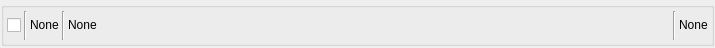
<?xml version="1.0" encoding="UTF-8"?>
<ui version="4.0">
 <class>Form</class>
 <widget class="QWidget" name="Form">
  <property name="geometry">
   <rect>
    <x>0</x>
    <y>0</y>
    <width>715</width>
    <height>48</height>
   </rect>
  </property>
  <property name="windowTitle">
   <string>Form</string>
  </property>
  <layout class="QHBoxLayout" name="horizontalLayout">
   <property name="spacing">
    <number>1</number>
   </property>
   <property name="leftMargin">
    <number>1</number>
   </property>
   <property name="topMargin">
    <number>2</number>
   </property>
   <property name="rightMargin">
    <number>1</number>
   </property>
   <property name="bottomMargin">
    <number>2</number>
   </property>
   <item>
    <widget class="QGroupBox" name="groupBox">
     <property name="title">
      <string/>
     </property>
     <layout class="QHBoxLayout" name="horizontalLayout_2">
      <property name="spacing">
       <number>3</number>
      </property>
      <property name="leftMargin">
       <number>3</number>
      </property>
      <property name="topMargin">
       <number>3</number>
      </property>
      <property name="rightMargin">
       <number>3</number>
      </property>
      <property name="bottomMargin">
       <number>3</number>
      </property>
      <item>
       <widget class="QCheckBox" name="checkBox">
        <property name="sizePolicy">
         <sizepolicy hsizetype="Fixed" vsizetype="Fixed">
          <horstretch>0</horstretch>
          <verstretch>0</verstretch>
         </sizepolicy>
        </property>
        <property name="text">
         <string/>
        </property>
       </widget>
      </item>
      <item>
       <widget class="Line" name="line">
        <property name="orientation">
         <enum>Qt::Vertical</enum>
        </property>
       </widget>
      </item>
      <item>
       <widget class="QLabel" name="labelVersion">
        <property name="sizePolicy">
         <sizepolicy hsizetype="Fixed" vsizetype="Fixed">
          <horstretch>0</horstretch>
          <verstretch>0</verstretch>
         </sizepolicy>
        </property>
        <property name="frameShape">
         <enum>QFrame::NoFrame</enum>
        </property>
        <property name="text">
         <string>None</string>
        </property>
       </widget>
      </item>
      <item>
       <widget class="Line" name="line_2">
        <property name="orientation">
         <enum>Qt::Vertical</enum>
        </property>
       </widget>
      </item>
      <item>
       <widget class="QLabel" name="label">
        <property name="sizePolicy">
         <sizepolicy hsizetype="MinimumExpanding" vsizetype="Fixed">
          <horstretch>0</horstretch>
          <verstretch>0</verstretch>
         </sizepolicy>
        </property>
        <property name="text">
         <string>None</string>
        </property>
       </widget>
      </item>
      <item>
       <widget class="Line" name="line_3">
        <property name="orientation">
         <enum>Qt::Vertical</enum>
        </property>
       </widget>
      </item>
      <item>
       <widget class="QLabel" name="labelDate">
        <property name="sizePolicy">
         <sizepolicy hsizetype="Minimum" vsizetype="Fixed">
          <horstretch>0</horstretch>
          <verstretch>0</verstretch>
         </sizepolicy>
        </property>
        <property name="text">
         <string>None</string>
        </property>
       </widget>
      </item>
     </layout>
    </widget>
   </item>
  </layout>
 </widget>
 <resources/>
 <connections/>
</ui>
